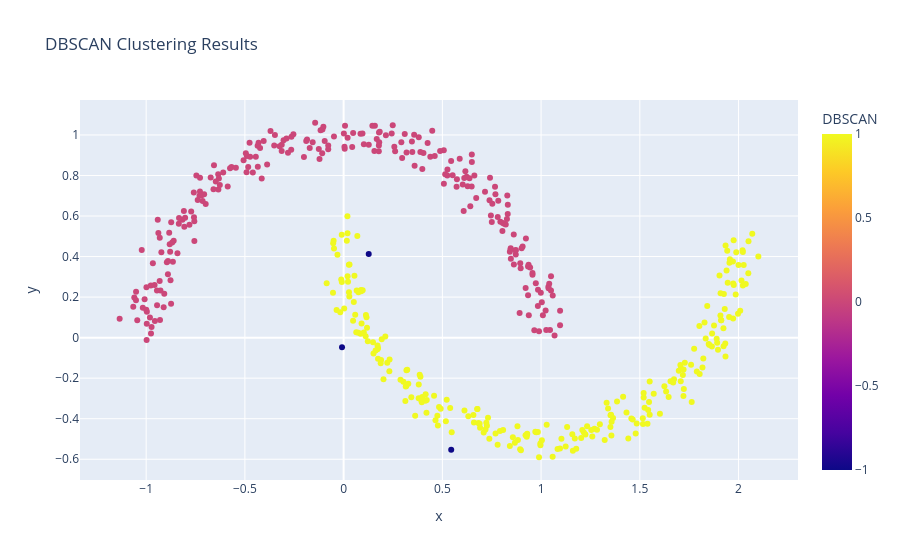

This figure's notebook cell:
### Code cell
px.scatter(results_df, x="x", y="y", color="DBSCAN", title="DBSCAN Clustering Results")

### Figure 1 — Plotly figure (JSON) as saved in the notebook; plotly's stock layout.template omitted (floating-point values rounded to 4 significant figures; data arrays with more than 128 entries replaced by an {"elided": "..."} marker saying what was removed)
{"data": [{"hovertemplate": "x=%{x}<br>y=%{y}<br>DBSCAN=%{marker.color}<extra></extra>", "legendgroup": "", "marker": {"color": {"elided": "500 int values"}, "coloraxis": "coloraxis", "symbol": "circle"}, "mode": "markers", "name": "", "orientation": "v", "showlegend": false, "type": "scatter", "x": {"elided": "500 float values"}, "xaxis": "x", "y": {"elided": "500 float values"}, "yaxis": "y"}], "layout": {"coloraxis": {"colorbar": {"title": {"text": "DBSCAN"}}, "colorscale": [[0, "#0d0887"], [0.1111, "#46039f"], [0.2222, "#7201a8"], [0.3333, "#9c179e"], [0.4444, "#bd3786"], [0.5556, "#d8576b"], [0.6667, "#ed7953"], [0.7778, "#fb9f3a"], [0.8889, "#fdca26"], [1, "#f0f921"]]}, "legend": {"tracegroupgap": 0}, "title": {"text": "DBSCAN Clustering Results"}, "xaxis": {"anchor": "y", "domain": [0, 1], "title": {"text": "x"}}, "yaxis": {"anchor": "x", "domain": [0, 1], "title": {"text": "y"}}}}
